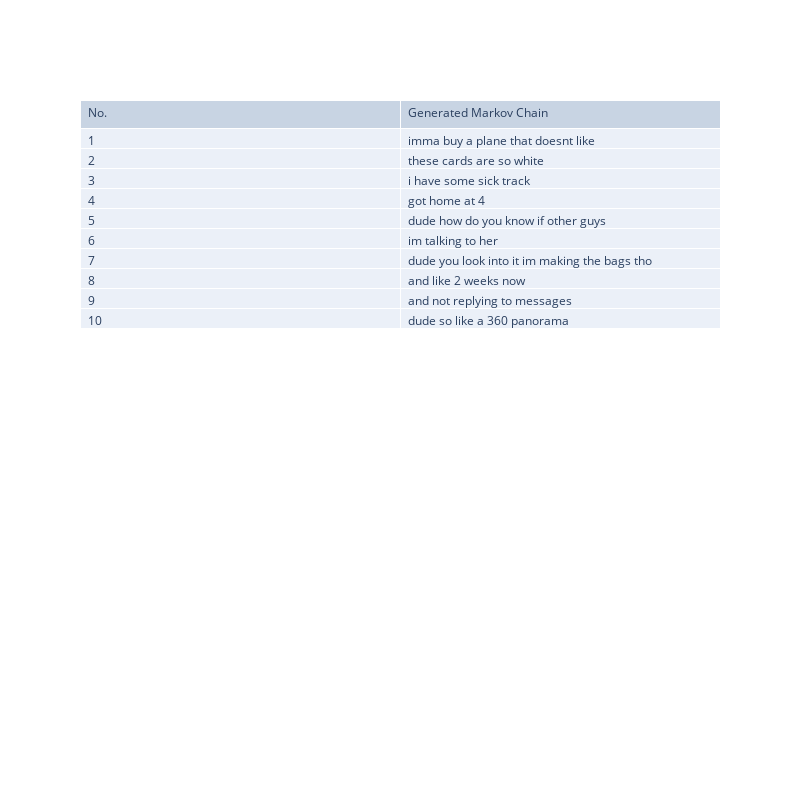

This figure's notebook cell:
### Code cell
fig2 = go.Figure(data=[go.Table(header=dict(align='left',values=['No.', 'Generated Markov Chain']),cells=dict( align='left',values=[list(range(1,11)), markov_array]))])
fig2.update_layout(width=800,
    height=800,)
fig2.show()

### Figure 1 — Plotly figure (JSON) as saved in the notebook; plotly's stock layout.template omitted (floating-point values rounded to 4 significant figures)
{"data": [{"cells": {"align": "left", "values": [[1, 2, 3, 4, 5, 6, 7, 8, 9, 10], ["imma buy a plane that doesnt like", "these cards are so white", "i have some sick track", "got home at 4", "dude how do you know if other guys", "im talking to her", "dude you look into it im making the bags tho", "and like 2 weeks now", "and not replying to messages", "dude so like a 360 panorama"]]}, "header": {"align": "left", "values": ["No.", "Generated Markov Chain"]}, "type": "table"}], "layout": {"height": 800, "width": 800}}
